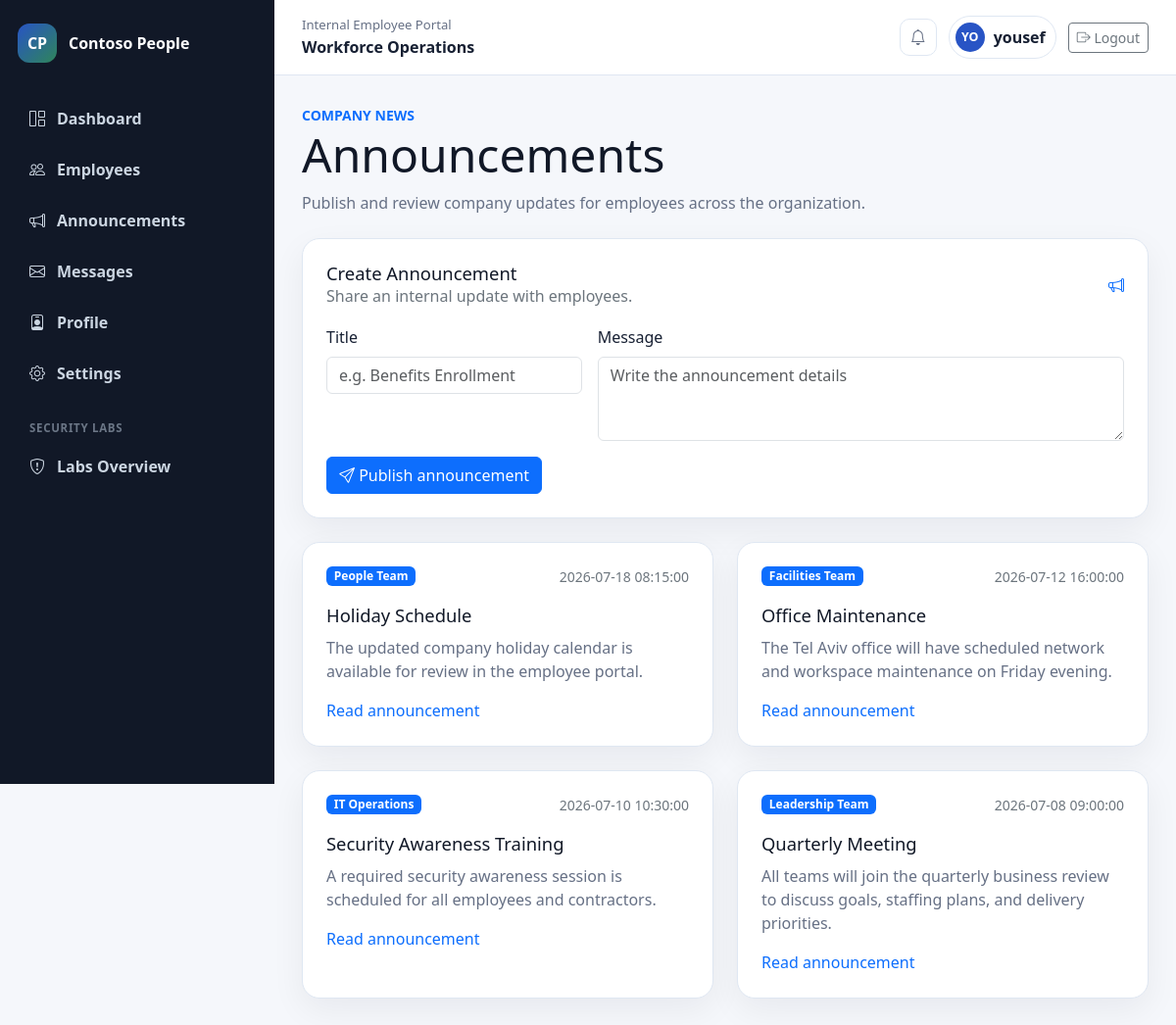
The app's page /portal/announcements (signed in) with its own data.
### tables this page shows
CREATE TABLE announcements (
    id INTEGER PRIMARY KEY AUTOINCREMENT,
    title TEXT NOT NULL,
    body TEXT NOT NULL,
    author TEXT NOT NULL,
    created_at TEXT NOT NULL DEFAULT CURRENT_TIMESTAMP
);

### app/portal.py (the view)
@portal_bp.route("/announcements")
@login_required
def announcements():
    database = get_db()
    announcement_rows = database.execute(
        """
        SELECT id, title, body, author, created_at
        FROM announcements
        ORDER BY created_at DESC, id DESC
        """
    ).fetchall()
    return render_template(
        "portal/announcements.html",
        announcements=announcement_rows,
    )

### app/auth.py (called while the page is built)
def login_required(view):
    @wraps(view)
    def wrapped_view(**kwargs):
        if session.get("user_id") is None:
            flash("Please log in to view that page.")
            return redirect(url_for("auth.login"))
        return view(**kwargs)
    return wrapped_view

### app/database.py (called while the page is built)
def get_db():
    if "db" not in g:
        g.db = sqlite3.connect(current_app.config["DATABASE_PATH"])
        g.db.row_factory = sqlite3.Row
        g.db.execute("PRAGMA foreign_keys = ON")
    return g.db

### app/detection.py (called while the page is built)
def _collect_inspectable_text():
    parts = [request.full_path]
    if request.form:
        parts.extend(str(value) for value in request.form.values())
    return " ".join(parts)

def register_detection(app):
    @app.before_request
    def _log_and_flag_request():
        if request.path.startswith("/static/"):
            return
        database = get_db()
        database.execute(
            "INSERT INTO request_logs (method, path, ip_address, user_agent) VALUES (?, ?, ?, ?)",
            (request.method, request.path, request.remote_addr, request.headers.get("User-Agent", "")),
        )
        database.commit()
        inspectable = _collect_inspectable_text()
        for pattern, reason in SUSPICIOUS_PATTERNS:
            if pattern.search(inspectable):
                record_alert(reason)
                break

### templates/portal/announcements.html (shortened to what this page needs)
{% extends "base.html" %}
{% block content %}
<div class="page-header">
    <div>
        <span class="text-uppercase text-primary small fw-bold">Company News</span>
        <h1>Announcements</h1>
        <p>Publish and review company updates for employees across the organization.</p>
    </div>
</div>
<section class="portal-card mb-4">
    <div class="card-heading">
        <div>
            <h2>Create Announcement</h2>
            <p class="mb-0 text-secondary">Share an internal update with employees.</p>
        </div>
        <i class="bi bi-megaphone text-primary"></i>
    </div>
    <form class="row g-3" method="post" action="{{ url_for('portal.create_announcement') }}">
        <div class="col-lg-4">
            <label class="form-label" for="title">Title</label>
            <input
                class="form-control"
                id="title"
                name="title"
                type="text"
                placeholder="e.g. Benefits Enrollment"
                required
            >
        </div>
        <div class="col-lg-8">
            <label class="form-label" for="body">Message</label>
            <textarea
                class="form-control"
                id="body"
                name="body"
                rows="3"
                placeholder="Write the announcement details"
                required
            ></textarea>
        </div>
        <div class="col-12">
            <button class="btn btn-primary" type="submit">
                <i class="bi bi-send"></i> Publish announcement
            </button>
        </div>
    </form>
</section>
<div class="row g-4">
    {% for announcement in announcements %}
        <div class="col-md-6">
            <article class="portal-card announcement-card h-100">
                <div class="d-flex align-items-start justify-content-between gap-3">
                    <span class="badge text-bg-primary">{{ announcement.author }}</span>
                    <span class="text-secondary small">{{ announcement.created_at }}</span>
                </div>
                <h2>{{ announcement.title }}</h2>
                <p>{{ announcement.body }}</p>
                <a href="#" class="card-link">Read announcement</a>
            </article>
        </div>
    {% endfor %}
</div>
{% endblock %}

### static/css/style.css (style rules this page uses)
:root { --portal-bg: #f5f7fb; --portal-surface: #ffffff; --portal-border: #dfe7f2; --portal-text: #172033; --portal-muted: #667085; --portal-primary: #2854c5; --portal-sidebar: #111827; }
body { min-height: 100vh; color: var(--portal-text); background: var(--portal-bg); }
a { text-decoration: none; }
.feature-card, .portal-card, .auth-panel, .lab-panel, .placeholder-panel { border: 1px solid var(--portal-border); border-radius: 18px; background: var(--portal-surface); box-shadow: 0 12px 34px rgba(17, 24, 39, 0.06); }
.feature-card, .portal-card, .auth-panel, .lab-panel, .placeholder-panel { padding: 24px; }
.page-header { display: flex; justify-content: space-between; align-items: flex-start; gap: 18px; margin-bottom: 24px; }
.page-header h1 { margin: 0; color: #111827; font-size: clamp(2rem, 4vw, 3rem); }
.page-header p { max-width: 760px; margin: 8px 0 0; color: var(--portal-muted); }
.card-heading { display: flex; align-items: center; justify-content: space-between; gap: 16px; margin-bottom: 18px; }
.card-heading h2, .portal-card h2 { margin: 0; color: #111827; font-size: 1.15rem; }
.event-list span, .news-list span, .employee-meta, .portal-card p { color: var(--portal-muted); }
.announcement-card h2 { margin: 18px 0 10px; }

### records on screen
announcements: author "People Team", created_at "2026-07-18 08:15:00", title "Holiday Schedule", body "The updated company holiday calendar is available for review in the employee portal."
announcements: author "Facilities Team", created_at "2026-07-12 16:00:00", title "Office Maintenance", body "The Tel Aviv office will have scheduled network and workspace maintenance on Friday evening."
announcements: author "IT Operations", created_at "2026-07-10 10:30:00", title "Security Awareness Training", body "A required security awareness session is scheduled for all employees and contractors."
announcements: author "Leadership Team", created_at "2026-07-08 09:00:00", title "Quarterly Meeting", body "All teams will join the quarterly business review to discuss goals, staffing plans, and delivery priorities."

### other values on screen
{{ session.get("username", "EP")[:2].upper() }} "YO"
{{ session.get("username", "Employee") }} "yousef"
